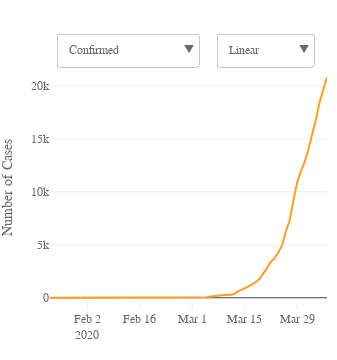

Notebook cell for this chart:
### Code cell
# Individual timeline country plots

for i, c in enumerate(top10_country):
    
    data = []
    
    data.append(go.Scatter(x = df_merged[df_merged['Country/Region'] == c].dt,
                           y = df_merged[df_merged['Country/Region'] == c].confirmed,
                           name = c,
                           marker = dict(color = '#FF9E1B'),
                           hoverinfo = 'text',
                           hovertext = [c+'<br>'+'{:,}'.format(x) for x in df_merged[df_merged['Country/Region'] == c].confirmed],
                           hoverlabel = dict(bordercolor = 'gray', 
                                 bgcolor = 'white', 
                                 font = dict(color = 'gray')),
                          ))
    data.append(go.Scatter(x = df_merged[df_merged['Country/Region'] == c].dt,
                           y = df_merged[df_merged['Country/Region'] == c].deaths,
                           name = c,
                           marker = dict(color = '#FF9E1B'),
                           hoverinfo = 'text',
                           hovertext = [c+'<br>'+'{:,}'.format(x) for x in df_merged[df_merged['Country/Region'] == c].deaths],
                           hoverlabel = dict(bordercolor = 'gray', 
                                 bgcolor = 'white', 
                                 font = dict(color = 'gray')),
                           showlegend = False,
                           visible = False
                          ))
    data.append(go.Scatter(x = df_merged[df_merged['Country/Region'] == c].dt,
                           y = df_merged[df_merged['Country/Region'] == c].confirmed_by100000pop,
                           name = c,
                           marker = dict(color = '#FF9E1B'),
                           hoverinfo = 'text',
                           hovertext = [c+'<br>'+'{:.1f}'.format(x) for x in df_merged[df_merged['Country/Region'] == c].confirmed_by100000pop],
                           hoverlabel = dict(bordercolor = 'gray', 
                                 bgcolor = 'white', 
                                 font = dict(color = 'gray')),
                           showlegend = False,
                           visible = False
                          ))
    data.append(go.Scatter(x = df_merged[df_merged['Country/Region'] == c].dt,
                           y = df_merged[df_merged['Country/Region'] == c].deaths_by100000pop,
                           name = c,
                           marker = dict(color = '#FF9E1B'),
                           hoverinfo = 'text',
                           hovertext = [c+'<br>'+'{:.1f}'.format(x) for x in df_merged[df_merged['Country/Region'] == c].deaths_by100000pop],
                           hoverlabel = dict(bordercolor = 'gray', 
                                 bgcolor = 'white', 
                                 font = dict(color = 'gray')),
                           showlegend = False,
                           visible = False
                          ))
    
    conf_visible = [True, False, False, False]
    death_visible = [False, True, False, False]
    conf_pop_visible = [False, False, True, False]
    death_pop_visible = [False, False, False, True]
    
    lay = go.Layout(width = width_px_small-23, 
                height = 360, 
                xaxis = dict(title='',
                             ticks = 'inside',
                             ticklen = tick_lenght-3,
                             tickcolor = tick_col,
                             rangemode = 'nonnegative',
                             zeroline = False,
                             showgrid = False,
                            ),
                yaxis = dict(title='Number of Cases',
                             type = 'linear',
                            ),
                hovermode = 'closest',
                font = dict(size = label_size,
                            family = label_font,
                            color = label_col,
                           ),
                showlegend = False,
                margin=dict(l = 50, r = 10, b = 50, t = 65, pad=0),
                updatemenus=[dict(buttons=list([dict(args = ["yaxis.type", 'linear'],
                                                     label = 'Linear',
                                                     method = 'relayout'
                                                    ),
                                                dict(
                                                    args = ["yaxis.type", 'log'],
                                                    label = 'Logarithmic',
                                                    method = 'relayout'
                                                )
                                               ]),
                                  direction = "down",
                                  pad = {"r": 10, "t": 10},
                                  showactive = True,
                                  x = 0.6,
                                  xanchor = 'left',
                                  y = 1.17,
                                  yanchor = 'top',
                                 ),
                             dict(buttons=list([dict(args = [{'visible': conf_visible, 'showlegend' : True }],
                                                     label = 'Confirmed   ',
                                                     method = 'restyle'
                                                    ),
                                                dict(args = [{'visible': death_visible, 'showlegend' : True }],
                                                     label = 'Deaths',
                                                     method = 'restyle'
                                                    ),
                                                dict(args = [{'visible': conf_pop_visible, 'showlegend' : True }],
                                                     label = 'Confirmed/100k pop.',
                                                     method = 'restyle'
                                                    ),
                                                dict(args = [{'visible': death_pop_visible, 'showlegend' : True }],
                                                     label = 'Deaths/100k pop.',
                                                     method = 'restyle'
                                                    ),
                                               ]),
                                  direction = "down",
                                  pad = {"r": 10, "t": 10},
                                  showactive = True,
                                  x = 0.02,
                                  xanchor = 'left',
                                  y = 1.17,
                                  yanchor = 'top'
                                 ),
                            ]
               )
    
    fig = dict(data=data, layout=lay)
    
    # Save JS
    plot = plotly.offline.plot({'data':data,
                            'layout':lay},
                           include_plotlyjs = False,
                           output_type = 'div',
                           config = dict(showLink = False,
                                         modeBarButtonsToRemove = ['sendDataToCloud'],
                                         displaylogo = False,
                                         responsive = True)
                          )
    
    path = '../visuals/timelines/'
    out_file = open(path+'timeline_date_'+str(i)+'.html', 'w')
    out_file.write('<!DOCTYPE html><html><head><script src="https://cdn.plot.ly/plotly-latest.min.js"></script></head><body>')
    out_file.write(plot)
    out_file.write('</body><html>')
    out_file.close()

plotly.offline.iplot(fig)

### Figure 1 — Plotly figure (JSON) as saved in the notebook; plotly's stock layout.template omitted (floating-point values rounded to 4 significant figures)
{"data": [{"hoverinfo": "text", "hoverlabel": {"bgcolor": "white", "bordercolor": "gray", "font": {"color": "gray"}}, "hovertext": ["Belgium<br>0", "Belgium<br>0", "Belgium<br>0", "Belgium<br>0", "Belgium<br>0", "Belgium<br>0", "Belgium<br>0", "Belgium<br>0", "Belgium<br>0", "Belgium<br>0", "Belgium<br>0", "Belgium<br>0", "Belgium<br>1", "Belgium<br>1", "Belgium<br>1", "Belgium<br>1", "Belgium<br>1", "Belgium<br>1", "Belgium<br>1", "Belgium<br>1", "Belgium<br>1", "Belgium<br>1", "Belgium<br>1", "Belgium<br>1", "Belgium<br>1", "Belgium<br>1", "Belgium<br>1", "Belgium<br>1", "Belgium<br>1", "Belgium<br>1", "Belgium<br>1", "Belgium<br>1", "Belgium<br>1", "Belgium<br>1", "Belgium<br>1", "Belgium<br>1", "Belgium<br>1", "Belgium<br>1", "Belgium<br>2", "Belgium<br>8", "Belgium<br>13", "Belgium<br>23", "Belgium<br>50", "Belgium<br>109", "Belgium<br>169", "Belgium<br>200", "Belgium<br>239", "Belgium<br>267", "Belgium<br>314", "Belgium<br>314", "Belgium<br>559", "Belgium<br>689", "Belgium<br>886", "Belgium<br>1,058", "Belgium<br>1,243", "Belgium<br>1,486", "Belgium<br>1,795", "Belgium<br>2,257", "Belgium<br>2,815", "Belgium<br>3,401", "Belgium<br>3,743", "Belgium<br>4,269", "Belgium<br>4,937", "Belgium<br>6,235", "Belgium<br>7,284", "Belgium<br>9,134", "Belgium<br>10,836", "Belgium<br>11,899", "Belgium<br>12,775", "Belgium<br>13,964", "Belgium<br>15,348", "Belgium<br>16,770", "Belgium<br>18,431", "Belgium<br>19,691", "Belgium<br>20,814"], "marker": {"color": "#FF9E1B"}, "name": "Belgium", "type": "scatter", "uid": "b9d3de12-78e3-11ea-b1f8-8c8590b56c5d", "x": ["2020-01-23", "2020-01-24", "2020-01-25", "2020-01-26", "2020-01-27", "2020-01-28", "2020-01-29", "2020-01-30", "2020-01-31", "2020-02-01", "2020-02-02", "2020-02-03", "2020-02-04", "2020-02-05", "2020-02-06", "2020-02-07", "2020-02-08", "2020-02-09", "2020-02-10", "2020-02-11", "2020-02-12", "2020-02-13", "2020-02-14", "2020-02-15", "2020-02-16", "2020-02-17", "2020-02-18", "2020-02-19", "2020-02-20", "2020-02-21", "2020-02-22", "2020-02-23", "2020-02-24", "2020-02-25", "2020-02-26", "2020-02-27", "2020-02-28", "2020-02-29", "2020-03-01", "2020-03-02", "2020-03-03", "2020-03-04", "2020-03-05", "2020-03-06", "2020-03-07", "2020-03-08", "2020-03-09", "2020-03-10", "2020-03-11", "2020-03-12", "2020-03-13", "2020-03-14", "2020-03-15", "2020-03-16", "2020-03-17", "2020-03-18", "2020-03-19", "2020-03-20", "2020-03-21", "2020-03-22", "2020-03-23", "2020-03-24", "2020-03-25", "2020-03-26", "2020-03-27", "2020-03-28", "2020-03-29", "2020-03-30", "2020-03-31", "2020-04-01", "2020-04-02", "2020-04-03", "2020-04-04", "2020-04-05", "2020-04-06"], "y": [0, 0, 0, 0, 0, 0, 0, 0, 0, 0, 0, 0, 1, 1, 1, 1, 1, 1, 1, 1, 1, 1, 1, 1, 1, 1, 1, 1, 1, 1, 1, 1, 1, 1, 1, 1, 1, 1, 2, 8, 13, 23, 50, 109, 169, 200, 239, 267, 314, 314, 559, 689, 886, 1058, 1243, 1486, 1795, 2257, 2815, 3401, 3743, 4269, 4937, 6235, 7284, 9134, 10836, 11899, 12775, 13964, 15348, 16770, 18431, 19691, 20814]}, {"hoverinfo": "text", "hoverlabel": {"bgcolor": "white", "bordercolor": "gray", "font": {"color": "gray"}}, "hovertext": ["Belgium<br>0", "Belgium<br>0", "Belgium<br>0", "Belgium<br>0", "Belgium<br>0", "Belgium<br>0", "Belgium<br>0", "Belgium<br>0", "Belgium<br>0", "Belgium<br>0", "Belgium<br>0", "Belgium<br>0", "Belgium<br>0", "Belgium<br>0", "Belgium<br>0", "Belgium<br>0", "Belgium<br>0", "Belgium<br>0", "Belgium<br>0", "Belgium<br>0", "Belgium<br>0", "Belgium<br>0", "Belgium<br>0", "Belgium<br>0", "Belgium<br>0", "Belgium<br>0", "Belgium<br>0", "Belgium<br>0", "Belgium<br>0", "Belgium<br>0", "Belgium<br>0", "Belgium<br>0", "Belgium<br>0", "Belgium<br>0", "Belgium<br>0", "Belgium<br>0", "Belgium<br>0", "Belgium<br>0", "Belgium<br>0", "Belgium<br>0", "Belgium<br>0", "Belgium<br>0", "Belgium<br>0", "Belgium<br>0", "Belgium<br>0", "Belgium<br>0", "Belgium<br>0", "Belgium<br>0", "Belgium<br>3", "Belgium<br>3", "Belgium<br>3", "Belgium<br>4", "Belgium<br>4", "Belgium<br>5", "Belgium<br>10", "Belgium<br>14", "Belgium<br>21", "Belgium<br>37", "Belgium<br>67", "Belgium<br>75", "Belgium<br>88", "Belgium<br>122", "Belgium<br>178", "Belgium<br>220", "Belgium<br>289", "Belgium<br>353", "Belgium<br>431", "Belgium<br>513", "Belgium<br>705", "Belgium<br>828", "Belgium<br>1,011", "Belgium<br>1,143", "Belgium<br>1,283", "Belgium<br>1,447", "Belgium<br>1,632"], "marker": {"color": "#FF9E1B"}, "name": "Belgium", "showlegend": false, "type": "scatter", "uid": "b9d3dfd8-78e3-11ea-b993-8c8590b56c5d", "visible": false, "x": ["2020-01-23", "2020-01-24", "2020-01-25", "2020-01-26", "2020-01-27", "2020-01-28", "2020-01-29", "2020-01-30", "2020-01-31", "2020-02-01", "2020-02-02", "2020-02-03", "2020-02-04", "2020-02-05", "2020-02-06", "2020-02-07", "2020-02-08", "2020-02-09", "2020-02-10", "2020-02-11", "2020-02-12", "2020-02-13", "2020-02-14", "2020-02-15", "2020-02-16", "2020-02-17", "2020-02-18", "2020-02-19", "2020-02-20", "2020-02-21", "2020-02-22", "2020-02-23", "2020-02-24", "2020-02-25", "2020-02-26", "2020-02-27", "2020-02-28", "2020-02-29", "2020-03-01", "2020-03-02", "2020-03-03", "2020-03-04", "2020-03-05", "2020-03-06", "2020-03-07", "2020-03-08", "2020-03-09", "2020-03-10", "2020-03-11", "2020-03-12", "2020-03-13", "2020-03-14", "2020-03-15", "2020-03-16", "2020-03-17", "2020-03-18", "2020-03-19", "2020-03-20", "2020-03-21", "2020-03-22", "2020-03-23", "2020-03-24", "2020-03-25", "2020-03-26", "2020-03-27", "2020-03-28", "2020-03-29", "2020-03-30", "2020-03-31", "2020-04-01", "2020-04-02", "2020-04-03", "2020-04-04", "2020-04-05", "2020-04-06"], "y": [0, 0, 0, 0, 0, 0, 0, 0, 0, 0, 0, 0, 0, 0, 0, 0, 0, 0, 0, 0, 0, 0, 0, 0, 0, 0, 0, 0, 0, 0, 0, 0, 0, 0, 0, 0, 0, 0, 0, 0, 0, 0, 0, 0, 0, 0, 0, 0, 3, 3, 3, 4, 4, 5, 10, 14, 21, 37, 67, 75, 88, 122, 178, 220, 289, 353, 431, 513, 705, 828, 1011, 1143, 1283, 1447, 1632]}, {"hoverinfo": "text", "hoverlabel": {"bgcolor": "white", "bordercolor": "gray", "font": {"color": "gray"}}, "hovertext": ["Belgium<br>0.0", "Belgium<br>0.0", "Belgium<br>0.0", "Belgium<br>0.0", "Belgium<br>0.0", "Belgium<br>0.0", "Belgium<br>0.0", "Belgium<br>0.0", "Belgium<br>0.0", "Belgium<br>0.0", "Belgium<br>0.0", "Belgium<br>0.0", "Belgium<br>0.0", "Belgium<br>0.0", "Belgium<br>0.0", "Belgium<br>0.0", "Belgium<br>0.0", "Belgium<br>0.0", "Belgium<br>0.0", "Belgium<br>0.0", "Belgium<br>0.0", "Belgium<br>0.0", "Belgium<br>0.0", "Belgium<br>0.0", "Belgium<br>0.0", "Belgium<br>0.0", "Belgium<br>0.0", "Belgium<br>0.0", "Belgium<br>0.0", "Belgium<br>0.0", "Belgium<br>0.0", "Belgium<br>0.0", "Belgium<br>0.0", "Belgium<br>0.0", "Belgium<br>0.0", "Belgium<br>0.0", "Belgium<br>0.0", "Belgium<br>0.0", "Belgium<br>0.0", "Belgium<br>0.1", "Belgium<br>0.1", "Belgium<br>0.2", "Belgium<br>0.4", "Belgium<br>1.0", "Belgium<br>1.5", "Belgium<br>1.8", "Belgium<br>2.1", "Belgium<br>2.3", "Belgium<br>2.7", "Belgium<br>2.7", "Belgium<br>4.9", "Belgium<br>6.0", "Belgium<br>7.8", "Belgium<br>9.3", "Belgium<br>10.9", "Belgium<br>13.0", "Belgium<br>15.7", "Belgium<br>19.8", "Belgium<br>24.6", "Belgium<br>29.8", "Belgium<br>32.8", "Belgium<br>37.4", "Belgium<br>43.2", "Belgium<br>54.6", "Belgium<br>63.8", "Belgium<br>80.0", "Belgium<br>94.9", "Belgium<br>104.2", "Belgium<br>111.8", "Belgium<br>122.3", "Belgium<br>134.4", "Belgium<br>146.8", "Belgium<br>161.4", "Belgium<br>172.4", "Belgium<br>182.2"], "marker": {"color": "#FF9E1B"}, "name": "Belgium", "showlegend": false, "type": "scatter", "uid": "b9d3e102-78e3-11ea-aade-8c8590b56c5d", "visible": false, "x": ["2020-01-23", "2020-01-24", "2020-01-25", "2020-01-26", "2020-01-27", "2020-01-28", "2020-01-29", "2020-01-30", "2020-01-31", "2020-02-01", "2020-02-02", "2020-02-03", "2020-02-04", "2020-02-05", "2020-02-06", "2020-02-07", "2020-02-08", "2020-02-09", "2020-02-10", "2020-02-11", "2020-02-12", "2020-02-13", "2020-02-14", "2020-02-15", "2020-02-16", "2020-02-17", "2020-02-18", "2020-02-19", "2020-02-20", "2020-02-21", "2020-02-22", "2020-02-23", "2020-02-24", "2020-02-25", "2020-02-26", "2020-02-27", "2020-02-28", "2020-02-29", "2020-03-01", "2020-03-02", "2020-03-03", "2020-03-04", "2020-03-05", "2020-03-06", "2020-03-07", "2020-03-08", "2020-03-09", "2020-03-10", "2020-03-11", "2020-03-12", "2020-03-13", "2020-03-14", "2020-03-15", "2020-03-16", "2020-03-17", "2020-03-18", "2020-03-19", "2020-03-20", "2020-03-21", "2020-03-22", "2020-03-23", "2020-03-24", "2020-03-25", "2020-03-26", "2020-03-27", "2020-03-28", "2020-03-29", "2020-03-30", "2020-03-31", "2020-04-01", "2020-04-02", "2020-04-03", "2020-04-04", "2020-04-05", "2020-04-06"], "y": [0, 0, 0, 0, 0, 0, 0, 0, 0, 0, 0, 0, 0.008755, 0.008755, 0.008755, 0.008755, 0.008755, 0.008755, 0.008755, 0.008755, 0.008755, 0.008755, 0.008755, 0.008755, 0.008755, 0.008755, 0.008755, 0.008755, 0.008755, 0.008755, 0.008755, 0.008755, 0.008755, 0.008755, 0.008755, 0.008755, 0.008755, 0.008755, 0.01751, 0.07004, 0.1138, 0.2014, 0.4377, 0.9543, 1.48, 1.751, 2.092, 2.338, 2.749, 2.749, 4.894, 6.032, 7.757, 9.263, 10.88, 13.01, 15.72, 19.76, 24.65, 29.78, 32.77, 37.38, 43.22, 54.59, 63.77, 79.97, 94.87, 104.2, 111.8, 122.3, 134.4, 146.8, 161.4, 172.4, 182.2]}, {"hoverinfo": "text", "hoverlabel": {"bgcolor": "white", "bordercolor": "gray", "font": {"color": "gray"}}, "hovertext": ["Belgium<br>0.0", "Belgium<br>0.0", "Belgium<br>0.0", "Belgium<br>0.0", "Belgium<br>0.0", "Belgium<br>0.0", "Belgium<br>0.0", "Belgium<br>0.0", "Belgium<br>0.0", "Belgium<br>0.0", "Belgium<br>0.0", "Belgium<br>0.0", "Belgium<br>0.0", "Belgium<br>0.0", "Belgium<br>0.0", "Belgium<br>0.0", "Belgium<br>0.0", "Belgium<br>0.0", "Belgium<br>0.0", "Belgium<br>0.0", "Belgium<br>0.0", "Belgium<br>0.0", "Belgium<br>0.0", "Belgium<br>0.0", "Belgium<br>0.0", "Belgium<br>0.0", "Belgium<br>0.0", "Belgium<br>0.0", "Belgium<br>0.0", "Belgium<br>0.0", "Belgium<br>0.0", "Belgium<br>0.0", "Belgium<br>0.0", "Belgium<br>0.0", "Belgium<br>0.0", "Belgium<br>0.0", "Belgium<br>0.0", "Belgium<br>0.0", "Belgium<br>0.0", "Belgium<br>0.0", "Belgium<br>0.0", "Belgium<br>0.0", "Belgium<br>0.0", "Belgium<br>0.0", "Belgium<br>0.0", "Belgium<br>0.0", "Belgium<br>0.0", "Belgium<br>0.0", "Belgium<br>0.0", "Belgium<br>0.0", "Belgium<br>0.0", "Belgium<br>0.0", "Belgium<br>0.0", "Belgium<br>0.0", "Belgium<br>0.1", "Belgium<br>0.1", "Belgium<br>0.2", "Belgium<br>0.3", "Belgium<br>0.6", "Belgium<br>0.7", "Belgium<br>0.8", "Belgium<br>1.1", "Belgium<br>1.6", "Belgium<br>1.9", "Belgium<br>2.5", "Belgium<br>3.1", "Belgium<br>3.8", "Belgium<br>4.5", "Belgium<br>6.2", "Belgium<br>7.2", "Belgium<br>8.9", "Belgium<br>10.0", "Belgium<br>11.2", "Belgium<br>12.7", "Belgium<br>14.3"], "marker": {"color": "#FF9E1B"}, "name": "Belgium", "showlegend": false, "type": "scatter", "uid": "b9d3e1fe-78e3-11ea-86f7-8c8590b56c5d", "visible": false, "x": ["2020-01-23", "2020-01-24", "2020-01-25", "2020-01-26", "2020-01-27", "2020-01-28", "2020-01-29", "2020-01-30", "2020-01-31", "2020-02-01", "2020-02-02", "2020-02-03", "2020-02-04", "2020-02-05", "2020-02-06", "2020-02-07", "2020-02-08", "2020-02-09", "2020-02-10", "2020-02-11", "2020-02-12", "2020-02-13", "2020-02-14", "2020-02-15", "2020-02-16", "2020-02-17", "2020-02-18", "2020-02-19", "2020-02-20", "2020-02-21", "2020-02-22", "2020-02-23", "2020-02-24", "2020-02-25", "2020-02-26", "2020-02-27", "2020-02-28", "2020-02-29", "2020-03-01", "2020-03-02", "2020-03-03", "2020-03-04", "2020-03-05", "2020-03-06", "2020-03-07", "2020-03-08", "2020-03-09", "2020-03-10", "2020-03-11", "2020-03-12", "2020-03-13", "2020-03-14", "2020-03-15", "2020-03-16", "2020-03-17", "2020-03-18", "2020-03-19", "2020-03-20", "2020-03-21", "2020-03-22", "2020-03-23", "2020-03-24", "2020-03-25", "2020-03-26", "2020-03-27", "2020-03-28", "2020-03-29", "2020-03-30", "2020-03-31", "2020-04-01", "2020-04-02", "2020-04-03", "2020-04-04", "2020-04-05", "2020-04-06"], "y": [0, 0, 0, 0, 0, 0, 0, 0, 0, 0, 0, 0, 0, 0, 0, 0, 0, 0, 0, 0, 0, 0, 0, 0, 0, 0, 0, 0, 0, 0, 0, 0, 0, 0, 0, 0, 0, 0, 0, 0, 0, 0, 0, 0, 0, 0, 0, 0, 0.02626, 0.02626, 0.02626, 0.03502, 0.03502, 0.04377, 0.08755, 0.1226, 0.1839, 0.3239, 0.5866, 0.6566, 0.7704, 1.068, 1.558, 1.926, 2.53, 3.091, 3.773, 4.491, 6.172, 7.249, 8.851, 10.01, 11.23, 12.67, 14.29]}], "layout": {"font": {"color": "dimgray", "family": "Gentona, Tahoma, sans-serif", "size": 12}, "height": 360, "hovermode": "closest", "margin": {"b": 50, "l": 50, "pad": 0, "r": 10, "t": 65}, "showlegend": false, "updatemenus": [{"buttons": [{"args": ["yaxis.type", "linear"], "label": "Linear", "method": "relayout"}, {"args": ["yaxis.type", "log"], "label": "Logarithmic", "method": "relayout"}], "direction": "down", "pad": {"r": 10, "t": 10}, "showactive": true, "x": 0.6, "xanchor": "left", "y": 1.17, "yanchor": "top"}, {"buttons": [{"args": [{"showlegend": true, "visible": [true, false, false, false]}], "label": "Confirmed   ", "method": "restyle"}, {"args": [{"showlegend": true, "visible": [false, true, false, false]}], "label": "Deaths", "method": "restyle"}, {"args": [{"showlegend": true, "visible": [false, false, true, false]}], "label": "Confirmed/100k pop.", "method": "restyle"}, {"args": [{"showlegend": true, "visible": [false, false, false, true]}], "label": "Deaths/100k pop.", "method": "restyle"}], "direction": "down", "pad": {"r": 10, "t": 10}, "showactive": true, "x": 0.02, "xanchor": "left", "y": 1.17, "yanchor": "top"}], "width": 337, "xaxis": {"rangemode": "nonnegative", "showgrid": false, "tickcolor": "#eee", "ticklen": 9, "ticks": "inside", "title": "", "zeroline": false}, "yaxis": {"title": "Number of Cases", "type": "linear"}}}
